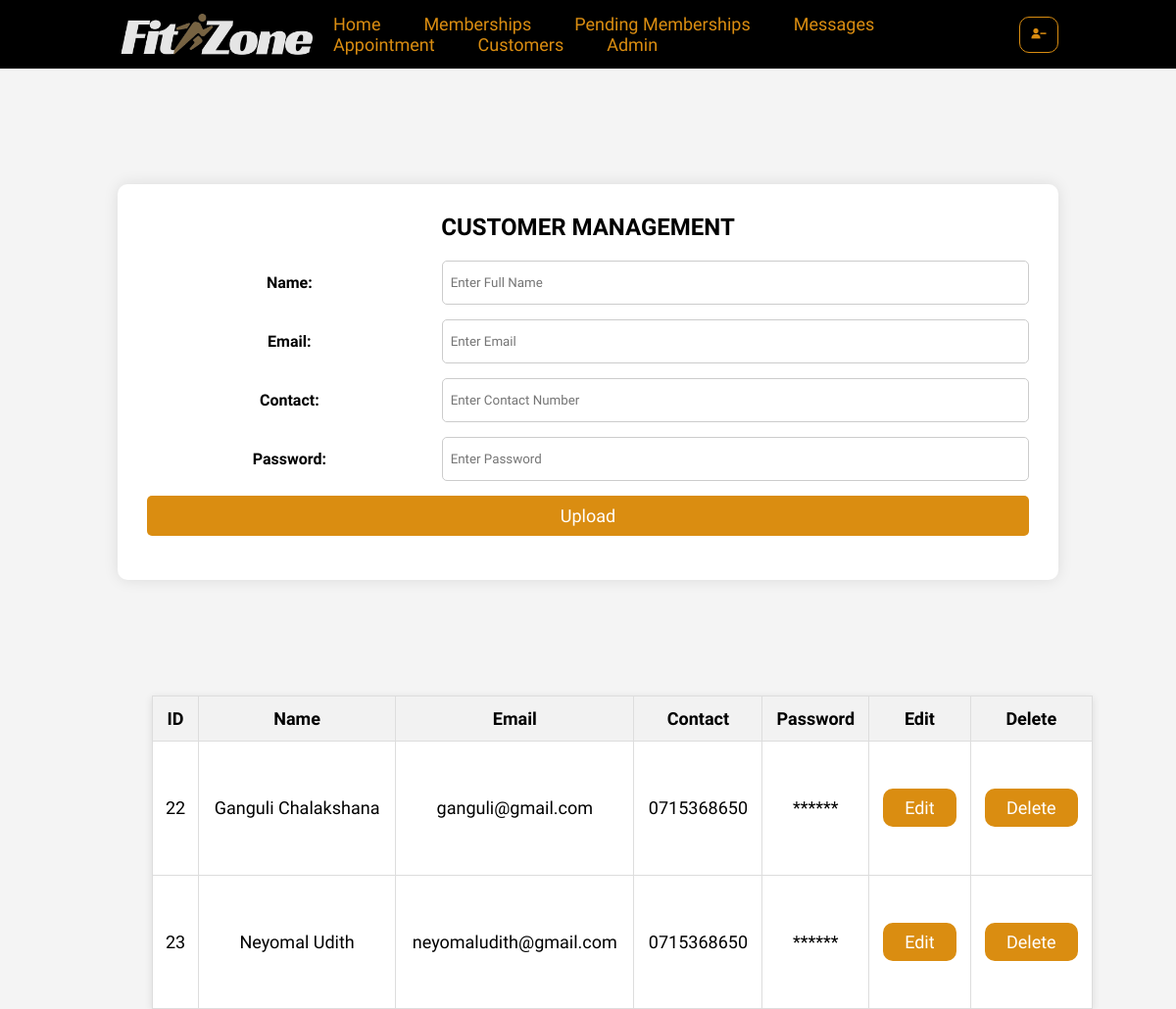
The app's page /Admin/customers.php with its own data.
### tables this page shows
CREATE TABLE `customer` (
  `CustomerID` int(50) NOT NULL,
  `CustomerName` varchar(100) NOT NULL,
  `CustomerEmail` varchar(100) NOT NULL,
  `CustomerContact` varchar(100) NOT NULL,
  `CustomerPassword` varchar(100) NOT NULL,
  `Address` varchar(200) NOT NULL
);

### Admin/customers.php (the view, shortened to what this page needs)
<?php
include("connect.php");
$customer_to_edit = null;
?>
<!DOCTYPE html>
<html lang="en">
<head>
    <link rel="stylesheet" href="customers.css">
    <link rel="stylesheet" href="https://unpkg.com/boxicons@latest/css/boxicons.min.css" />
    <link href="https://cdn.jsdelivr.net/npm/remixicon@4.2.0/fonts/remixicon.css" rel="stylesheet" />
</head>
<body>
<header id="top">
<img src="../img/FZ_logo01.png" alt="" class="logo" />
<nav>
    <ul class="nav_links">
        <li><a href="adminHome.php">Home</a></li>
          <li><a href="uploadProduct.php">Memberships</a></li>
          <li><a href="orders.php">Pending Memberships</a></li>
          <li><a href="message.php">Messages</a></li>
          <li><a href="appointmentManage.php">Appointment</a></li>
          <li><a href="customers.php">Customers</a></li>
          <li><a href="admin.php">Admin</a></li>
        </ul>
    </nav>
    <p>
        <a href="../loginUI.php" class="logout-icon"><i class="bx bxs-user-minus"></i></a>
      </p>
</header>
<div class="center-container">
    <form class="product-form" method="POST" enctype="multipart/form-data">
    <h2 style="margin-bottom: 20px;">CUSTOMER MANAGEMENT</h2>
        <div class="form-group">
            <label for="name">Name:</label>
            <input type="text" id="name" name="name" placeholder="Enter Full Name" value="<?php echo $customer_to_edit['CustomerName'] ?? ''; ?>">
        </div>
        <div class="form-group">
            <label for="email">Email:</label>
            <input type="text" id="email" name="email" placeholder="Enter Email" value="<?php echo $customer_to_edit['CustomerEmail'] ?? ''; ?>">
        </div>
        <div class="form-group">
            <label for="contact">Contact:</label>
            <input type="text" id="contact" name="contact" placeholder="Enter Contact Number" value="<?php echo $customer_to_edit['CustomerContact'] ?? ''; ?>">
        </div>
        <div class="form-group">
            <label for="password">Password:</label>
            <input type="password" id="password" name="password" placeholder="Enter Password" value="<?php echo $customer_to_edit['CustomerPassword'] ?? ''; ?>">
        </div>
        <div class="form-group">
            <button type="submit" name="update">
                <?php echo isset($customer_to_edit) ? 'Update' : 'Upload'; ?>
            </button>
        </div>
    </form>
</div>
<table>
    <thead>
        <tr>
            <th>ID</th>
            <th>Name</th>
            <th>Email</th>
            <th>Contact</th>
            <th>Password</th>
            <th>Edit</th>
            <th>Delete</th>
        </tr>
    </thead>
    <tbody>
        <?php
        $retrieveQuery = "SELECT * FROM customer";
        $result = $conn->query($retrieveQuery);
        if ($result->num_rows > 0) {
            while ($row = $result->fetch_assoc()) {
                echo "<tr>
                        <td>{$row['CustomerID']}</td>
                        <td>{$row['CustomerName']}</td>
                        <td>{$row['CustomerEmail']}</td>
                        <td>{$row['CustomerContact']}</td>
                        <td>******</td>
                        <td><a href='customers.php?edit_id={$row['CustomerID']}'>Edit</a></td>
                        <td><a href='customers.php?delete_id={$row['CustomerID']}' onclick='return confirm(\"Are you sure?\")'>Delete</a></td>
                      </tr>";
            }
        } else {
            echo "<tr><td colspan='7'>No customers found</td></tr>";
        }
        ?>
    </tbody>
</table>
</body>
</html>

### Admin/customers.css (style rules this page uses)
* { padding: 0; margin: 0; box-sizing: border-box; list-style: none; text-decoration: none; font-family: "Afacad", sans-serif; }
body { background-color: #f4f4f4; justify-content: center; align-items: center; height: 100vh; }
html { scroll-behavior: smooth; }
:root { --bg--color: #ffffff; --text-color: #111111; --main-color: #333333; --other-color: #8e8e8e; --second-color: #1d1d1d; --brown-color: #bfa57d; --darkred-color: #4d060c; --lightred-color: #8f2da8d1142d; }
li, a, button { font-weight: 500; font-size: 18px; color: #da8d11; }
header { display: flex; justify-content: space-between; align-items: center; padding: 5px 10%; background-color: #000000; position: sticky; top: 0; z-index: 1000; }
.logo { width: 200px; cursor: pointer; }
.nav_links { list-style: none; }
.nav_links li { display: inline-block; padding: 0px 20px; }
.nav_links li a { transition: all 0.3s ease; }
button { padding: 9px 25px; background-color: #da8d11; border: none; border-radius: 15px; color: var(--bg--color); cursor: pointer; transition: all 0.3s ease; }
.logout-icon { margin-left: 15px; color: #da8d11; border: 1px solid #da8d11; padding: 7px 10px; border-radius: 10px; transition: all 0.5s ease; }
.center-container { display: flex; justify-content: center; align-items: center; height: 80vh; width: 100%; }
.product-form { background-color: white; padding: 30px; border-radius: 10px; box-shadow: 0 0 15px rgba(0, 0, 0, 0.1); width: 80%; text-align: center; }
.form-group { display: flex; justify-content: space-between; align-items: center; margin-bottom: 15px; }
.form-group label { flex: 1; font-weight: bold; margin-right: 10px; text-align: center; }
.form-group input, .form-group select, .form-group textarea { flex: 2; padding: 8px; border: 1px solid #ccc; border-radius: 5px; height: 45px; }
.form-group button { width: 100%; padding: 10px; background-color: #da8d11; color: white; border: none; border-radius: 5px; cursor: pointer; }
table { border-collapse: collapse; margin-left: 155px; padding: 40px; font-size: 18px; text-align: center; background-color: white; box-shadow: 0 2px 8px rgba(0, 0, 0, 0.1); justify-content: center; align-items: center; height: 40vh; width: 80%; }
th, td { padding: 12px; border: 1px solid #ddd; }
th { background-color: #f2f2f2; font-weight: bold; }
img { width: 60px; height: 60px; object-fit: cover; }
table a { background-color: #da8d11; color: white; border: none; padding: 9px 22px; border-radius: 10px; cursor: pointer; transition: all 0.3s ease; }

### records on screen
customer: CustomerID "22", CustomerName "Ganguli Chalakshana", CustomerEmail "ganguli@gmail.com", CustomerContact "0715368650"
customer: CustomerID "23", CustomerName "Neyomal Udith", CustomerEmail "neyomaludith@gmail.com", CustomerContact "0715368650"
